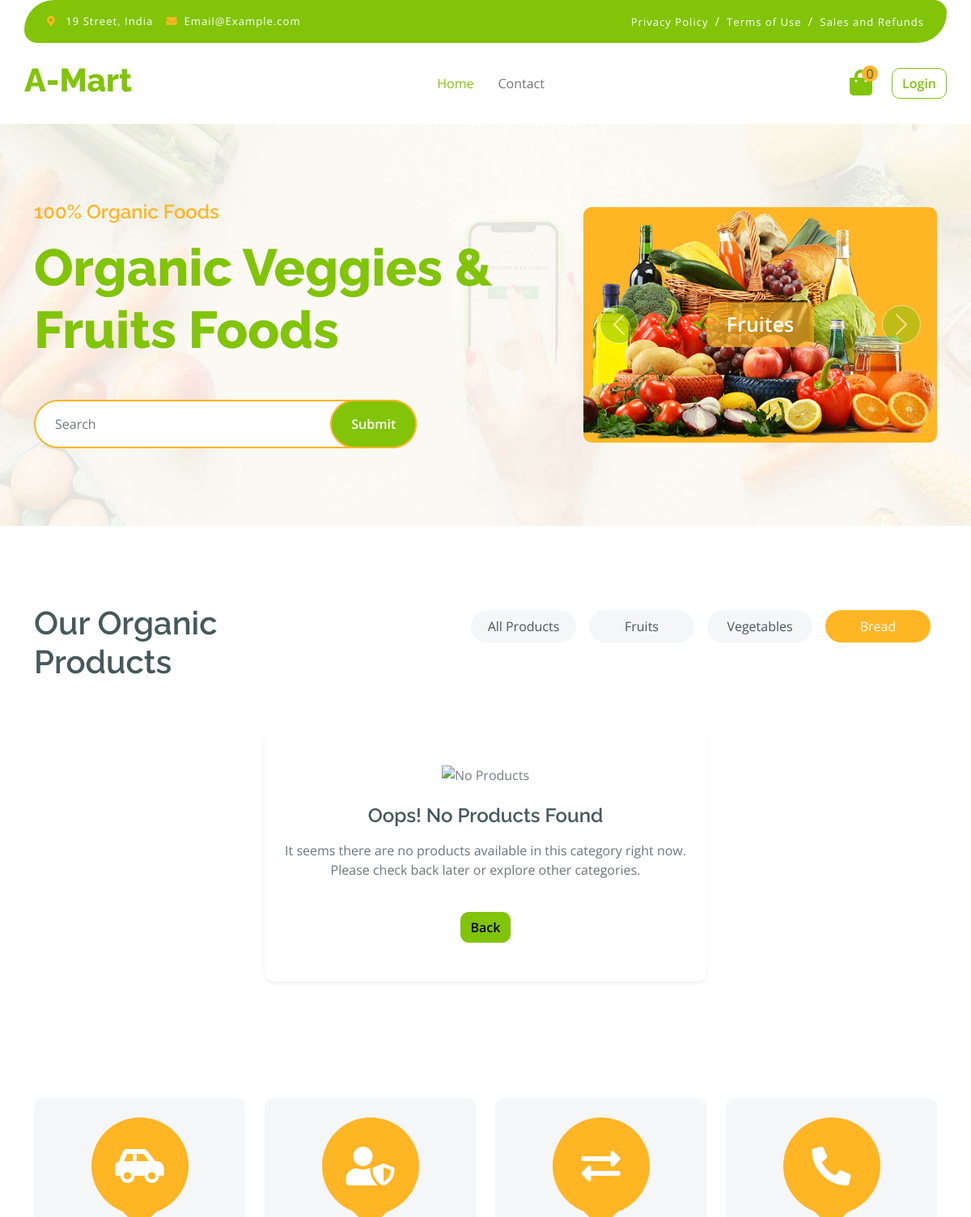
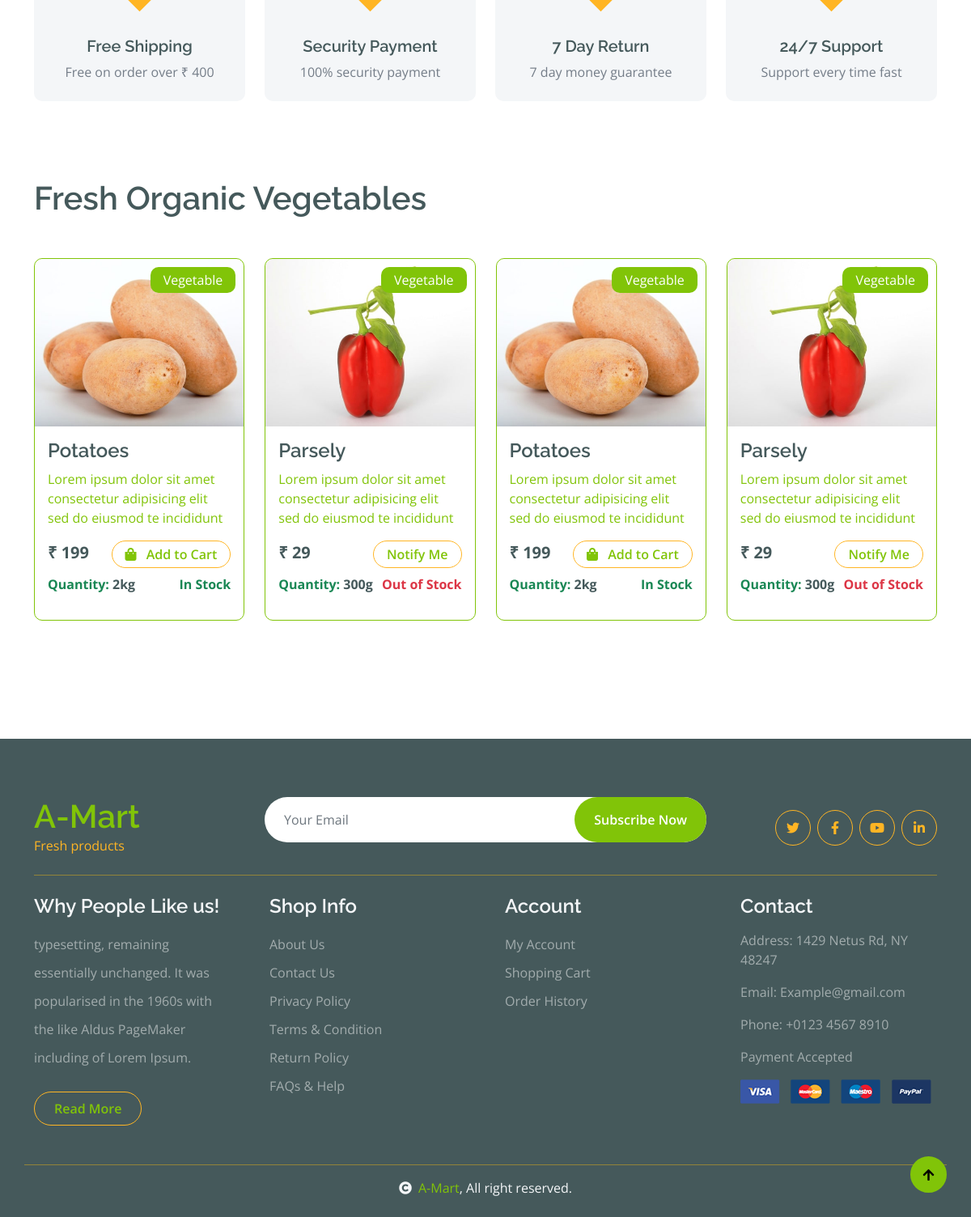
Screenshot of /?category=3 with the database file from the repository (2 pictures, top to bottom).
### mymart/models.py (models this page shows, shortened)
class Category(models.Model):
    name = models.CharField(max_length=100)

class Product(models.Model):
    product_name = models.CharField(max_length=100)
    short_discriptions = models.TextField()
    discriptions = models.TextField()
    prd_category = models.ForeignKey(Category, on_delete=models.CASCADE, null=True)
    price = models.DecimalField(max_digits=10, decimal_places=0)
    stock_quantity = models.IntegerField(default=0, blank=False, null=True)
    prd_weight = models.CharField(max_length=50, blank=False, null=True)
    product_slug = AutoSlugField(populate_from='product_name',unique=True,null=True,default=None)
    image_name = models.CharField(max_length=100, blank=True)
    created_at = models.DateField(auto_now_add=True)
    @property
    def is_in_stock(self):
        return int(self.stock_quantity) > 0

### mymart/views.py (the view)
# urls.py: 2. Add a URL to urlpatterns:  path('', views.home, name='home')
def home(request):
    category_id = request.GET.get('category')
    myproduct = Product.objects.all()
    categories = Category.objects.all()
    vegitable_prd = Product.objects.filter(prd_category_id=2)
    if category_id:
        myproduct = Product.objects.filter(prd_category=category_id)
    if request.method == 'GET':
        search_prd = request.GET.get('search')
        if search_prd != None:
            myproduct = Product.objects.filter(product_name__icontains=search_prd)
    if request.user.is_authenticated: #use for count to cart item
        cart_items = Add_To_Cart.objects.filter(user=request.user)
    else:
        cart_items = []
    data = {
        'products':cart_items,
        'categories':categories,
        'myproduct':myproduct,
        'vegitable_prd':vegitable_prd,
        'selected_category': int(category_id) if category_id else None
    }
    return render(request, 'home.html', data)

### mymart/templates/home.html (shortened to what this page needs)
{% load static %}
<!DOCTYPE html>
<html lang="en">
    <head>
        {% include 'head.html' %}
    </head>
    <body>
         {% include 'header.html' %}
        <div class="container-fluid py-5 mb-5 hero-header">
            <div class="container py-5">
                <div class="row g-5 align-items-center">
                    <div class="col-md-12 col-lg-7">
                        <h4 class="mb-3 text-secondary">100% Organic Foods</h4>
                        <h1 class="mb-5 display-3 text-primary">Organic Veggies & Fruits Foods</h1>
                        <div class="position-relative mx-auto">
                            <form method="get">
                                <input class="form-control border-2 border-secondary w-75 py-3 px-4 rounded-pill" type="text" id="search" name="search" placeholder="Search">
                                <button type="submit" class="btn btn-primary border-2 border-secondary py-3 px-4 position-absolute rounded-pill text-white h-100" style="top: 0; right: 25%;">Submit</button>
                            </form>
                        </div>
                    </div>
                    <div class="col-md-12 col-lg-5">
                        <div id="carouselId" class="carousel slide position-relative" data-bs-ride="carousel">
                            <div class="carousel-inner" role="listbox">
                                <div class="carousel-item active rounded">
                                    <img src="{% static 'img/hero-img-1.png' %}" class="img-fluid w-100 h-100 bg-secondary rounded" alt="First slide">
                                    <a href="#" class="btn px-4 py-2 text-white rounded">Fruites</a>
                                </div>
                            </div>
                            <button class="carousel-control-prev" type="button" data-bs-target="#carouselId" data-bs-slide="prev">
                                <span class="carousel-control-prev-icon" aria-hidden="true"></span>
                            </button>
                            <button class="carousel-control-next" type="button" data-bs-target="#carouselId" data-bs-slide="next">
                                <span class="carousel-control-next-icon" aria-hidden="true"></span>
                            </button>
                        </div>
                    </div>
                </div>
            </div>
        </div>
        <div class="container-fluid fruite py-5">
            <div class="container">
                <div class="tab-class text-center">
                    <div class="row g-4">
                        <div class="col-lg-4 text-start">
                            <h1>Our Organic Products</h1>
                        </div>
                        <div class="col-lg-8 text-end">
                            <ul class="nav nav-pills d-inline-flex text-center mb-5">
                                <li class="nav-item">
                                    <a href="{% url 'home' %}" class="d-flex m-2 py-2 bg-light rounded-pill {% if not selected_category %} active {% endif %}">
                                        <span class="text-dark" style="width: 130px;">All Products</span>
                                    </a>
                                </li>
                                {% for category in categories %}
                                <li class="nav-item">
                                    <a href="{% url 'home' %}?category={{category.id}}" class="d-flex m-2 py-2 bg-light rounded-pill {% if selected_category == category.id %}active{% endif %}" >
                                        <span class="text-dark" style="width: 130px;">{{category.name}}</span>
                                    </a>
                                </li>
                                {% endfor %}
                            </ul>
                        </div>
                    </div>
                    <div class="tab-content">
                        <div class="tab-pane fade show p-0 active">
                            <div class="row g-4">
                                <div class="col-lg-12">
                                    <div class="row g-4">
                                        {% if myproduct|length == 0 %}
                                            <div class="container py-5">
                                                <div class="row justify-content-center">
                                                    <div class="col-md-6">
                                                        <div class="card shadow-sm border-0 text-center">
                                                            <div class="card-body py-5">
                                                                <img src="https://cdn-icons-png.flaticon.com/512/2748/2748558.png" alt="No Products" width="100" class="mb-4 opacity-50">
                                                                <h4 class="card-title mb-3 text-dark">Oops! No Products Found</h4>
                                                                <p class="card-text text-muted">It seems there are no products available in this category right now. Please check back later or explore other categories.</p>
                                                                <a href="/" class="btn btn-primary mt-4">Back</a>
                                                            </div>
                                                        </div>
                                                    </div>
                                                </div>
                                            </div>
                                        {% endif %}
                                    </div>
                                </div>
                            </div>
                        </div>
                    </div>
                </div>
            </div>
        </div>
        <div class="container-fluid featurs py-5">
            <div class="container">
                <div class="row g-4">
                    <div class="col-md-6 col-lg-3">
                        <div class="featurs-item text-center rounded bg-light p-4">
                            <div class="featurs-icon btn-square rounded-circle bg-secondary mb-5 mx-auto">
                                <i class="fas fa-car-side fa-3x text-white"></i>
                            </div>
                            <div class="featurs-content text-center">
                                <h5>Free Shipping</h5>
                                <p class="mb-0">Free on order over ₹ 400</p>
                            </div>
                        </div>
                    </div>
                    <div class="col-md-6 col-lg-3">
                        <div class="featurs-item text-center rounded bg-light p-4">
                            <div class="featurs-icon btn-square rounded-circle bg-secondary mb-5 mx-auto">
                                <i class="fas fa-user-shield fa-3x text-white"></i>
                            </div>
                            <div class="featurs-content text-center">
                                <h5>Security Payment</h5>
                                <p class="mb-0">100% security payment</p>
                            </div>
                        </div>
                    </div>
                    <div class="col-md-6 col-lg-3">
                        <div class="featurs-item text-center rounded bg-light p-4">
                            <div class="featurs-icon btn-square rounded-circle bg-secondary mb-5 mx-auto">
                                <i class="fas fa-exchange-alt fa-3x text-white"></i>
                            </div>
                            <div class="featurs-content text-center">
                                <h5>7 Day Return</h5>
                                <p class="mb-0">7 day money guarantee</p>
                            </div>
                        </div>
                    </div>
                    <div class="col-md-6 col-lg-3">
                        <div class="featurs-item text-center rounded bg-light p-4">
                            <div class="featurs-icon btn-square rounded-circle bg-secondary mb-5 mx-auto">
                                <i class="fa fa-phone-alt fa-3x text-white"></i>
                            </div>
                            <div class="featurs-content text-center">
                                <h5>24/7 Support</h5>
                                <p class="mb-0">Support every time fast</p>
                            </div>
                        </div>
                    </div>
                </div>
            </div>
        </div>
        <div class="container-fluid vesitable py-5">
            <div class="container">
                <h1 class="mb-0">Fresh Organic Vegetables</h1>
                <div class="owl-carousel vegetable-carousel justify-content-center">
                    {% for vegitable in vegitable_prd %}
                    <div class="border border-primary rounded position-relative vesitable-item">
                        <a href="product-details/{{vegitable.product_slug}}">
                            <div class="vesitable-img">
                                <img src="{%static 'img/'%}{{vegitable.image_name}}.jpg" class="img-fluid w-100 rounded-top" alt="">
                            </div>
                            <div class="text-white bg-primary px-3 py-1 rounded position-absolute" style="top: 10px; right: 10px;">Vegetable</div>
                            <div class="p-3 rounded-bottom">
                                <h4>{{vegitable.product_name}}</h4>
                                <p>{{vegitable.short_discriptions}}</p>
                                <div class="d-flex justify-content-between flex-lg-wrap">
                                    <p class="text-dark fs-5 fw-bold mb-0">₹ {{vegitable.price}}</p>
                                    {% if vegitable.is_in_stock %}
                                        {% if user.is_authenticated %}
                                            <a href="{% url 'cart' vegitable.id %}" class="btn border border-secondary rounded-pill px-3 py-1 mb-2 text-primary"><i class="fa fa-shopping-bag me-2 text-primary"></i> Add to Cart</a>
                                        {% else %}
                                            <a href="{% url 'view_cart' %}" class="btn border border-secondary rounded-pill px-3 py-1 mb-2 text-primary"><i class="fa fa-shopping-bag me-2 text-primary"></i> Add to Cart</a>
                                        {% endif %}
                                    {% else %}
                                        <a href="javascript:void(0);" class="btn border border-secondary rounded-pill px-3 py-1 mb-2 text-primary">Notify Me</a>
                                    {% endif %}
                                </div>
                                <div class="d-flex justify-content-between">
                                    <p class="fw-bold text-success text-start mb-1">
                                        Quantity: <span class="text-dark">{{vegitable.prd_weight}}</span>
                                    </p>
                                    <p class="mb-3 text-end {% if vegitable.is_in_stock %} text-success {% else %} text-danger {% endif %} fw-bold">
                                        {% if vegitable.is_in_stock %}
                                            In Stock
                                        {% else %}
                                            Out of Stock
                                        {% endif %}
                                    </p>
                                </div>
                            </div>
                        </a>
                    </div>
                    {% endfor %}
                </div>
            </div>
        </div>
        {% include 'footer.html' %}
    </body>
</html>

### mymart/static/css/style.css (style rules this page uses)
.btn { font-weight: 600; transition: .5s; }
.btn-square { width: 32px; height: 32px; }
.btn-square, .btn-sm-square, .btn-md-square, .btn-lg-square { padding: 0; display: flex; align-items: center; justify-content: center; font-weight: normal; }
.btn.border-secondary { transition: 0.5s; }
.hero-header { background: linear-gradient(rgba(248, 223, 173, 0.1), rgba(248, 223, 173, 0.1)), url(../img/hero-img.jpg); background-position: center center; background-repeat: no-repeat; background-size: cover; }
.carousel-item { position: relative; }
.carousel-item a { position: absolute; top: 50%; left: 50%; transform: translate(-50%, -50%); font-size: 25px; background: linear-gradient(rgba(255, 181, 36, 0.7), rgba(255, 181, 36, 0.7)); }
.carousel-control-next, .carousel-control-prev { width: 48px; height: 48px; border-radius: 48px; border: 1px solid var(--bs-white); background: var(--bs-primary); position: absolute; top: 50%; transform: translateY(-50%); }
.carousel-control-next { margin-right: 20px; }
.carousel-control-prev { margin-left: 20px; }
@media (min-width: 992px) { .hero-header, .page-header { margin-top: 152px !important; } }
.featurs .featurs-item .featurs-icon { position: relative; width: 120px; height: 120px; }
.featurs .featurs-item .featurs-icon::after { content: ""; width: 35px; height: 35px; background: var(--bs-secondary); position: absolute; bottom: -10px; transform: translate(-50%); transform: rotate(45deg); background: var(--bs-secondary); }
.fruite .tab-class .nav-item a.active { background: var(--bs-secondary) !important; }
.fruite .tab-class .nav-item a.active span { color: var(--bs-white) !important; }
.vesitable .vesitable-item { height: 100%; transition: 0.5s; }
.vesitable .vesitable-item .vesitable-img { overflow: hidden; transition: 0.5s; border-radius: 10px 10px 0 0; }
.vesitable .vesitable-item .vesitable-img img { transition: 0.5s; }

### rows the page displays
Category: name "Fruits"
Category: name "Vegetables"
Category: name "Bread"
Product: image_name (picture), product_name "Potatoes", short_discriptions "Lorem ipsum dolor sit amet consectetur adipisicing elit sed do eiusmod te incididunt", price "199", stock_quantity "Add to Cart", prd_weight "2kg"
Product: image_name (picture), product_name "Parsely", short_discriptions "Lorem ipsum dolor sit amet consectetur adipisicing elit sed do eiusmod te incididunt", price "29", stock_quantity "Notify Me", prd_weight "300g"

### other values shown
{{ products|length }} "0"
